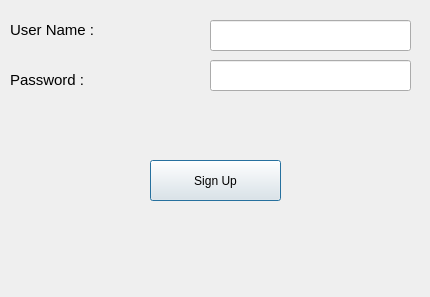
<?xml version="1.0" encoding="UTF-8"?>
<ui version="4.0">
 <class>Log_in</class>
 <widget class="QDialog" name="Log_in">
  <property name="geometry">
   <rect>
    <x>0</x>
    <y>0</y>
    <width>430</width>
    <height>297</height>
   </rect>
  </property>
  <property name="windowTitle">
   <string>Dialog</string>
  </property>
  <widget class="QPushButton" name="Log">
   <property name="geometry">
    <rect>
     <x>150</x>
     <y>160</y>
     <width>131</width>
     <height>41</height>
    </rect>
   </property>
   <property name="text">
    <string>Sign Up</string>
   </property>
  </widget>
  <widget class="QLabel" name="label_4">
   <property name="geometry">
    <rect>
     <x>10</x>
     <y>70</y>
     <width>101</width>
     <height>20</height>
    </rect>
   </property>
   <property name="font">
    <font>
     <pointsize>11</pointsize>
    </font>
   </property>
   <property name="text">
    <string>Password :</string>
   </property>
  </widget>
  <widget class="QLineEdit" name="user">
   <property name="geometry">
    <rect>
     <x>210</x>
     <y>20</y>
     <width>201</width>
     <height>31</height>
    </rect>
   </property>
  </widget>
  <widget class="QLabel" name="label_3">
   <property name="geometry">
    <rect>
     <x>10</x>
     <y>20</y>
     <width>101</width>
     <height>20</height>
    </rect>
   </property>
   <property name="font">
    <font>
     <pointsize>11</pointsize>
    </font>
   </property>
   <property name="text">
    <string>User Name :</string>
   </property>
  </widget>
  <widget class="QLineEdit" name="pass">
   <property name="geometry">
    <rect>
     <x>210</x>
     <y>60</y>
     <width>201</width>
     <height>31</height>
    </rect>
   </property>
  </widget>
  <widget class="QLabel" name="errorLabel">
   <property name="geometry">
    <rect>
     <x>70</x>
     <y>220</y>
     <width>281</width>
     <height>31</height>
    </rect>
   </property>
   <property name="font">
    <font>
     <pointsize>11</pointsize>
    </font>
   </property>
   <property name="text">
    <string/>
   </property>
  </widget>
 </widget>
 <resources/>
 <connections/>
</ui>
